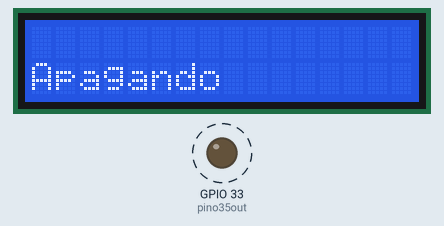
Bench run of a sketch on a simulated ESP32. Parts: 16×2 character LCD, output pins drawn as LEDs (lit = HIGH). Dashed ring = blinking. What the sketch prints to the serial monitor is not drawn.

Above: at 0.1 s.
At 1.1 s:
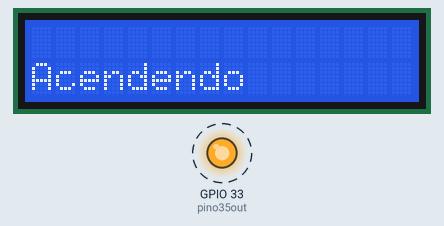
Timing chart, 0 to 130.0 s (numbered marks = the images above):
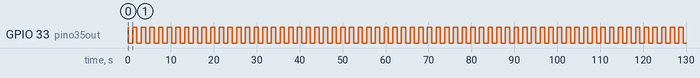

Measured:
- by itself, GPIO 33 (pino35out): alternates HIGH for 1.0 s and LOW for 1.0 s

The sketch:

teste02_ESP32_32U.ino
```cpp
#include <LiquidCrystal_I2C.h>
#include <Wire.h>

LiquidCrystal_I2C lcd_i2c(0x27, 16, 2); // I2C address 0x27, 16 column and 2 rows
const int I2C_SDA = 21;
const int I2C_SCL = 22;
const int pino35out = 33;

void setup() {
  // put your setup code here, to run once:
  pinMode(pino35out,OUTPUT);
  digitalWrite(pino35out,HIGH);

  Serial.begin(115200);
  Serial.println("Iniciando a serial");
  Wire.begin(I2C_SDA, I2C_SCL);
  lcd_i2c.init(); // initialize the lcd
  lcd_i2c.backlight();

}

void loop() {
  // put your main code here, to run repeatedly:
  lcd_i2c.clear();

  digitalWrite(pino35out, LOW);
  Serial.println("Apagando");
  lcd_i2c.setCursor(0, 1);
  lcd_i2c.printf("Apagando");
  delay(1000);
  digitalWrite(pino35out, HIGH);
  Serial.println("Acendendo");
  lcd_i2c.setCursor(0, 1);
  lcd_i2c.printf("Acendendo");
  delay(1000);

}
```
